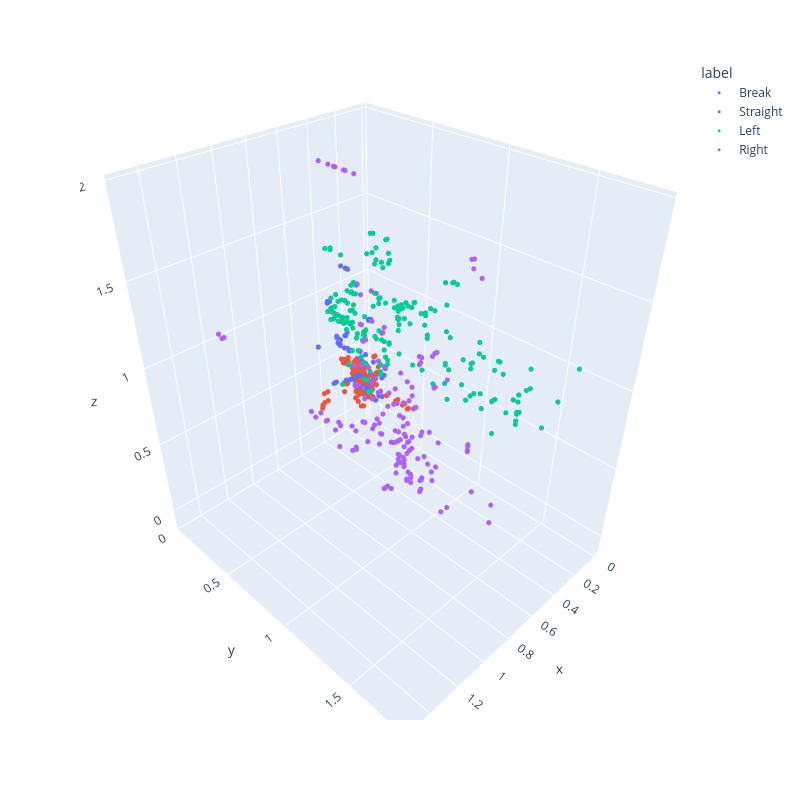

Write notebook code for a chart like this one.
### Code cell
#same as above, but use plotly or plotly express ot allow for an interactive 3d plot
import plotly.express as px

df_plot = pd.DataFrame()

df_plot['x'] = X_train['xg_max']
df_plot['y'] = X_train['yg_max']
df_plot['z'] = X_train['zg_max']
df_plot['label'] = y_train


fig = px.scatter_3d(df_plot, x='x', y='y', z='z',
              color='label',)
fig.update_traces(marker_size = 3)
fig.update_layout(autosize=False, width=800, height=800)
fig.show()

### Figure 1 — Plotly figure (JSON) as saved in the notebook; plotly's stock layout.template omitted (floating-point values rounded to 4 significant figures; data arrays with more than 128 entries replaced by an {"elided": "..."} marker saying what was removed)
{"data": [{"hovertemplate": "label=Break<br>x=%{x}<br>y=%{y}<br>z=%{z}<extra></extra>", "legendgroup": "Break", "marker": {"color": "#636efa", "size": 3, "symbol": "circle"}, "mode": "markers", "name": "Break", "scene": "scene", "showlegend": true, "type": "scatter3d", "x": {"elided": "189 float values"}, "y": {"elided": "189 float values"}, "z": {"elided": "189 float values"}}, {"hovertemplate": "label=Straight<br>x=%{x}<br>y=%{y}<br>z=%{z}<extra></extra>", "legendgroup": "Straight", "marker": {"color": "#EF553B", "size": 3, "symbol": "circle"}, "mode": "markers", "name": "Straight", "scene": "scene", "showlegend": true, "type": "scatter3d", "x": {"elided": "160 float values"}, "y": {"elided": "160 float values"}, "z": {"elided": "160 float values"}}, {"hovertemplate": "label=Left<br>x=%{x}<br>y=%{y}<br>z=%{z}<extra></extra>", "legendgroup": "Left", "marker": {"color": "#00cc96", "size": 3, "symbol": "circle"}, "mode": "markers", "name": "Left", "scene": "scene", "showlegend": true, "type": "scatter3d", "x": {"elided": "240 float values"}, "y": {"elided": "240 float values"}, "z": {"elided": "240 float values"}}, {"hovertemplate": "label=Right<br>x=%{x}<br>y=%{y}<br>z=%{z}<extra></extra>", "legendgroup": "Right", "marker": {"color": "#ab63fa", "size": 3, "symbol": "circle"}, "mode": "markers", "name": "Right", "scene": "scene", "showlegend": true, "type": "scatter3d", "x": {"elided": "189 float values"}, "y": {"elided": "189 float values"}, "z": {"elided": "189 float values"}}], "layout": {"autosize": false, "height": 800, "legend": {"title": {"text": "label"}, "tracegroupgap": 0}, "margin": {"t": 60}, "scene": {"domain": {"x": [0, 1], "y": [0, 1]}, "xaxis": {"title": {"text": "x"}}, "yaxis": {"title": {"text": "y"}}, "zaxis": {"title": {"text": "z"}}}, "width": 800}}
